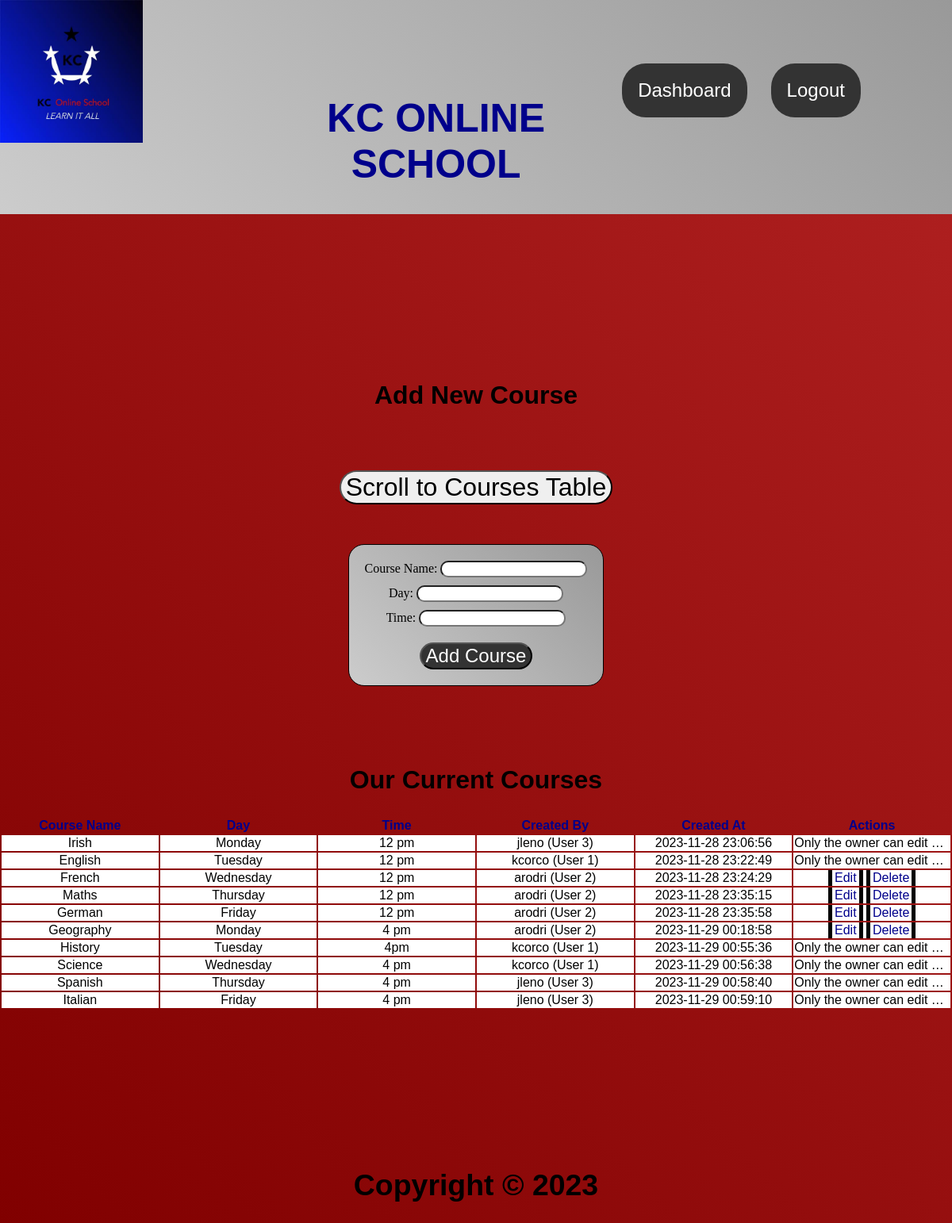
Page /add_course (signed in) on the committed database.
### models.py (models this page shows)
class Course(db.Model):
    __tablename__ = 'courses'
    id = db.Column(db.Integer, primary_key=True)
    course_name = db.Column(db.String(255), nullable=False, unique=True)
    day = db.Column(db.String(50), nullable=False)
    time = db.Column(db.String(50), nullable=False)
    created_at = db.Column(db.DateTime, default=datetime.utcnow)
    user_id = db.Column(db.Integer, db.ForeignKey('user.id'))
    user = db.relationship('User', back_populates='courses')

class User(UserMixin, db.Model):
    id = db.Column(db.Integer, primary_key=True)
    username = db.Column(db.String(50), unique=True)
    password = db.Column(db.String(80))
    students = db.relationship('AddStudent', backref='user', lazy=True)
    courses = db.relationship('Course', back_populates='user', cascade='all, delete-orphan')

### app.py (the view, shortened to what this page needs)
@app.route('/add_course', methods=['GET', 'POST'])
@login_required
def add_course():
    added_courses = None
    course = None
    flash_messages = list(get_flashed_messages(with_categories=True))
    added_courses = Course.query.all()
    return render_template('add_course.html', added_courses=added_courses, flash_messages=flash_messages)

### app.py (called while the page is built)
@login_manager.user_loader
def load_user(user_id):
    return db.session.query(User).get(int(user_id))

### templates/add_course.html (shortened to what this page needs)
{% extends 'base.html' %}
{% block content %}
  <div class="content-container">
    <h2 class="form-hd">Add New Course</h2>
    <button class="scroll-to-table" data-target="current-courses-table">Scroll to Courses Table</button>
  <form class="form-to-table" method="POST" action="{{ url_for('add_course') }}">
    <label for="course_name">Course Name:</label>
    <input type="text" name="course_name" value="{{ course.course_name if course else '' }}" required><br>
    <label for="day">Day:</label>
    <input type="text" name="day" value="{{ course.day if course else '' }}" required><br>
    <label for="time">Time:</label>
    <input class="bottom-input" type="text" name="time" value="{{ course.time if course else '' }}" required><br>
    <button class="activation-button" type="submit">Add Course</button>
  </form>
  <h2 class="table-hd">Our Current Courses</h2>
    <div class="table-container" id="current-courses-table">
        {% if added_courses %}
        <table>
        <thead>
            <tr>
            <th>Course Name</th>
            <th>Day</th>
            <th>Time</th>
            <th>Created By</th>
            <th>Created At</th>
            <th>Actions</th>
            </tr>
        </thead>
        <tbody>
            {% for course in added_courses %}
            <tr {% if current_user.is_authenticated and course.user_id == current_user.id %} class="highlight" {% endif %}>
                <td>{{ course.course_name }}</td>
                <td>{{ course.day }}</td>
                <td>{{ course.time }}</td>
                <td>
                {% if course.user %}
                    {{ course.user.username }} (User {{ course.user_id }})
                {% else %}
                    User Deleted
                {% endif %}
                </td>
                <td>{{ course.created_at.strftime('%Y-%m-%d %H:%M:%S') }}</td>
                <td>
                {% if current_user.is_authenticated %}
                    {% if course.user_id == current_user.id %}
                    <a class="edit-delete" class="edit-delete" href="{{ url_for('edit_course', course_id=course.id) }}">Edit</a>
                    <a class="edit-delete" href="{{ url_for('delete_course', course_id=course.id) }}">Delete</a>
                    {% else %}
                    <span>Only the owner can edit or delete this entry.</span>
                    {% endif %}
                {% endif %}
                </td>
            </tr>
            {% endfor %}
        </tbody>
        </table>
        {% else %}
        <p>No courses added yet.</p>
        {% endif %}
    </div>
  </div>
{% endblock %}

### static/css/style.css (style rules this page uses)
* { box-sizing: border-box; }
body { background: linear-gradient(45deg, #800000, #B22222); color: #CCCCCC; font-family: Arial, Helvetica, sans-serif; display: flex; flex-direction: column; min-height: 100vh; margin: 0; }
button { cursor: pointer; }
.activation-forms input, button { border-radius: 30px; font-size: xx-large; text-align: center; }
.activation-button { background-color: #333; color: white; font-size: x-large; }
input { margin-bottom: 10px; }
.bottom-input { margin-bottom: 20px; }
.content-container { display: flex; flex-direction: column; align-items: center; text-align: center; margin-top: 20px; }
.form-to-table { font-family: Georgia, 'Times New Roman', Times, serif; border: 1px solid black; border-radius: 20px; margin: 0; padding: 20px; background: linear-gradient(45deg, #CCCCCC, #999999); color: black; }
.form-to-table input { border-radius: 10px; }
.form-hd { margin-top: 190px; }
.scroll-to-table { margin-top: 50px; margin-bottom: 50px; }
.table-hd { margin-top: 100px; }
.table-container { overflow-x: auto; }
table { width: 100%; table-layout: fixed; }
th, td { white-space: nowrap; overflow: hidden; text-overflow: ellipsis; }
td { background-color: white; color: black; }
th { font-weight: bold; color: darkblue; }
.edit-delete { text-decoration: none; border: 5px solid black; border-radius: 5px; padding: 3px; color: darkblue; background-color: white; }
h1, h2 { font-weight: bold; font-size: xx-large; color: black; }

### rows in the picture
Course: course_name "Irish", day "Monday", time "12 pm", user.username "jleno", user_id "3", created_at "2023-11-28 23:06:56", shows "Only the owner can edit…"
Course: course_name "English", day "Tuesday", time "12 pm", user.username "kcorco", user_id "1", created_at "2023-11-28 23:22:49", shows "Only the owner can edit…"
Course: course_name "French", day "Wednesday", time "12 pm", user.username "arodri", user_id "2", created_at "2023-11-28 23:24:29"
Course: course_name "Maths", day "Thursday", time "12 pm", user.username "arodri", user_id "2", created_at "2023-11-28 23:35:15"
Course: course_name "German", day "Friday", time "12 pm", user.username "arodri", user_id "2", created_at "2023-11-28 23:35:58"
Course: course_name "Geography", day "Monday", time "4 pm", user.username "arodri", user_id "2", created_at "2023-11-29 00:18:58"
Course: course_name "History", day "Tuesday", time "4pm", user.username "kcorco", user_id "1", created_at "2023-11-29 00:55:36", shows "Only the owner can edit…"
Course: course_name "Science", day "Wednesday", time "4 pm", user.username "kcorco", user_id "1", created_at "2023-11-29 00:56:38", shows "Only the owner can edit…"
Course: course_name "Spanish", day "Thursday", time "4 pm", user.username "jleno", user_id "3", created_at "2023-11-29 00:58:40", shows "Only the owner can edit…"
Course: course_name "Italian", day "Friday", time "4 pm", user.username "jleno", user_id "3", created_at "2023-11-29 00:59:10", shows "Only the owner can edit…"
